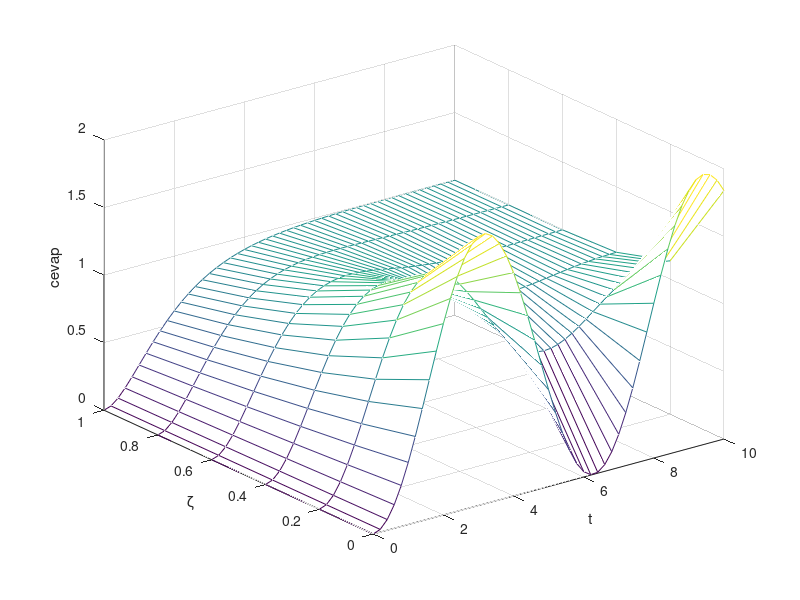

This figure's MATLAB source:
%wn = 1 ve zeta = 0 0.2 ...... 1 e kadar olan değerleri 3 boyutta gösterimi
t = 0:0.2:10;
zeta = [0 0.2 0.4 0.6 0.8 1];
for n = 1:6;
    num = [1];
    den = [1 2*zeta(n) 1];   %1 + 2*(zeta)*wn + wn*wn
    sys = tf(num,den);
    y(1:51,n) = step(sys,t);
end

%2 boyut icin
plot(t,y)
grid
xlabel('t')
ylabel('cevap')
text(4.1,1.86,'\zeta = 0')
text(3.5,0.86,'1')

%3 boyutta
mesh(t,zeta,y')%y nin boyunu karislamasi icin y' yazildi 
xlabel('t')
ylabel('\zeta')
zlabel('cevap')

